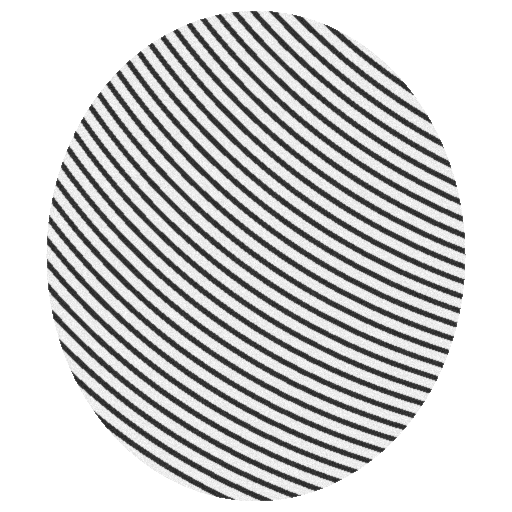
#> input picture images/sample_fingerprint.png, 512 x 512 px
$ python -i autoframe.py   (imports and definitions only)
#> lines starting #> are read from the running program, lines starting #| are printed output that depends on the picture; after the words box and inside, x2 and y2 are one past the last pixel; in counts of white or black regions, pixels touching at a corner belong together
"""Find the fingerprint in a photograph and choose a sensible resolution.

A photo taken on a phone has no reliable orientation, no guarantee that the
finger fills the frame, and no metadata about ridge scale. Both of those can be
measured:

* the print is a large, compact, roughly centred subject that differs from the
  border — whichever way round (a bright finger on a dark surface, or dark ink
  on light paper);
* the ridge spacing can be read from the dominant period of the texture, and
  the analysis resolution then follows from it.

Nothing here is specific to one camera, one skin tone or one background. It
measures the image it is given.
"""

import cv2
import numpy as np


MIN_SIZE = 256
MAX_SIZE = 768
TARGET_SPACING = 10.0  # pixels between ridges at the analysis resolution
MARGIN = 0.06          # breathing room around the detected subject


def _largest_component(mask):
    count, labels, stats, centroids = cv2.connectedComponentsWithStats(
        mask.astype(np.uint8), 8
    )
    if count <= 1:
        return None, None, None
    index = 1 + int(np.argmax(stats[1:, cv2.CC_STAT_AREA]))
    component = labels == index
    return component, stats[index], centroids[index]


def _border_touch(bbox, shape):
    x, y, width, height = bbox
    image_h, image_w = shape
    edges = 0
    edges += 1 if x <= 1 else 0
    edges += 1 if y <= 1 else 0
    edges += 1 if x + width >= image_w - 1 else 0
    edges += 1 if y + height >= image_h - 1 else 0
    return edges


def _subject_score(bbox, area, shape):
    """Prefer large, solid, centred subjects that do not hug the frame."""
    image_h, image_w = shape
    x, y, width, height = bbox
    area_fraction = area / float(image_h * image_w)
    if not 0.03 <= area_fraction <= 0.92:
        return -1.0
    solidity = area / float(max(width * height, 1))
    centre_x = (x + width / 2) / image_w - 0.5
    centre_y = (y + height / 2) / image_h - 0.5
    centre_distance = float(np.hypot(centre_x, centre_y))
    return (
        area_fraction
        * solidity
        * max(0.15, 1.0 - centre_distance)
        / (1.0 + _border_touch(bbox, shape))
    )


def detect_subject(image, working=256):
    """Return the subject's bounding box as fractions (left, top, right, bottom).

    Falls back to the whole frame when nothing convincing is found, which is the
    safe choice: the caller then behaves exactly as before.
    """
    image_h, image_w = image.shape
    scale = working / float(max(image_h, image_w))
    small = cv2.resize(
        image, (max(8, int(image_w * scale)), max(8, int(image_h * scale))),
        interpolation=cv2.INTER_AREA,
    )
    small = cv2.GaussianBlur(small.astype(np.uint8), (5, 5), 0)
    _, binary = cv2.threshold(small, 0, 255, cv2.THRESH_BINARY + cv2.THRESH_OTSU)

    kernel = cv2.getStructuringElement(cv2.MORPH_ELLIPSE, (7, 7))
    best = None
    for mask in (binary, 255 - binary):
        closed = cv2.morphologyEx(mask, cv2.MORPH_CLOSE, kernel)
        closed = cv2.morphologyEx(closed, cv2.MORPH_OPEN, kernel)
        _, stats, _ = _largest_component(closed)
        if stats is None:
            continue
        bbox = (
            int(stats[cv2.CC_STAT_LEFT]),
            int(stats[cv2.CC_STAT_TOP]),
            int(stats[cv2.CC_STAT_WIDTH]),
            int(stats[cv2.CC_STAT_HEIGHT]),
        )
        area = float(stats[cv2.CC_STAT_AREA])
        score = _subject_score(bbox, area, closed.shape)
        if score > 0 and (best is None or score > best[0]):
            best = (score, bbox)

    if best is None:
        return (0.0, 0.0, 1.0, 1.0)

    x, y, width, height = best[1]
    small_h, small_w = small.shape
    left = x / small_w
    right = (x + width) / small_w
    top = y / small_h
    bottom = (y + height) / small_h
    return (
        max(0.0, left - MARGIN),
        max(0.0, top - MARGIN),
        min(1.0, right + MARGIN),
        min(1.0, bottom + MARGIN),
    )


def estimate_ridge_spacing(patch, working=512, minimum=3.0, maximum=96.0):
    """Dominant ridge period of a patch, in that patch's own pixels.

    A high-pass first, because the slow shading of a finger carries far more
    energy than its ridges and would otherwise dominate the spectrum.
    """
    if patch is None or patch.size < 32 * 32:
        return None
    patch_h, patch_w = patch.shape
    # Measure at native scale: downscaling a 3000 px photo averages the ridges
    # away and the spectrum then reports the fabric or nothing at all.
    if working and max(patch_h, patch_w) > working:
        centre_y, centre_x = patch_h // 2, patch_w // 2
        half = working // 2
        patch = patch[
            max(0, centre_y - half):centre_y + half,
            max(0, centre_x - half):centre_x + half,
        ]
    small = patch.astype(np.float32)
    high_pass = small - cv2.GaussianBlur(small, (0, 0), 4.0)
    if float(high_pass.std()) < 1e-3:
        return None

    window = np.outer(np.hanning(small.shape[0]), np.hanning(small.shape[1]))
    spectrum = np.abs(np.fft.fftshift(np.fft.fft2(high_pass * window)))
    spectrum = np.log1p(spectrum)

    centre_y, centre_x = small.shape[0] // 2, small.shape[1] // 2
    yy, xx = np.mgrid[0 : small.shape[0], 0 : small.shape[1]]
    radius = np.hypot(yy - centre_y, xx - centre_x).astype(np.int32)

    lowest = max(2, int(np.floor(max(small.shape) / maximum)))
    highest = min(centre_y, centre_x) - 1
    if highest <= lowest:
        return None

    radial = np.bincount(radius.ravel(), weights=spectrum.ravel(),
                         minlength=highest + 2)
    counts = np.bincount(radius.ravel(), minlength=highest + 2)
    radial = radial[: highest + 1] / np.maximum(counts[: highest + 1], 1)

    band = radial[lowest:highest]
    if band.size == 0:
        return None
    peak = int(np.argmax(band)) + lowest
    # A real ridge texture has one clear dominant period; flat or noisy patches
    # do not, and guessing from them would pick the wrong resolution.
    if band.max() < float(np.median(band)) * 1.5:
        return None

    return max(small.shape) / float(peak)


def plan(image, target_spacing=TARGET_SPACING):
    """Return ``(crop_fractions, analysis_size)`` for one photograph."""
    crop = detect_subject(image)
    image_h, image_w = image.shape
    left = int(crop[0] * image_w)
    right = int(crop[2] * image_w)
    top = int(crop[1] * image_h)
    bottom = int(crop[3] * image_h)
    if right - left < 32 or bottom - top < 32:
        return (0.0, 0.0, 1.0, 1.0), 512

    patch = image[top:bottom, left:right]
    spacing = estimate_ridge_spacing(patch)
    crop_width = max(1, right - left)

    if spacing and spacing > 0.5:
        size = target_spacing * crop_width / spacing
    else:
        size = 512.0
    # Never invent more pixels than the crop actually has: upscaling a 96 px
    # scanner image to 768 buys nothing but time.
    size = min(size, max(float(MIN_SIZE), 2.0 * crop_width))
    size = int(np.clip(round(size / 8.0) * 8, MIN_SIZE, MAX_SIZE))
    return crop, size

>>> import cv2
>>> picture = cv2.imread('../images/sample_fingerprint.png', cv2.IMREAD_GRAYSCALE)
#> picture is the input picture: shape (512, 512); min 22, max 255, mean 202
>>> result = plan(picture)
#> in detect_subject, `small = cv2.GaussianBlur(small.astype(np.uint8), (5, 5), 0)`:
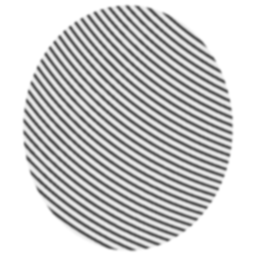
#> small: shape (256, 256); min 81, max 255, mean 202
#> in detect_subject, `_, binary = cv2.threshold(small, 0, 255, cv2.THRESH_BINARY + cv2.THRES..`:
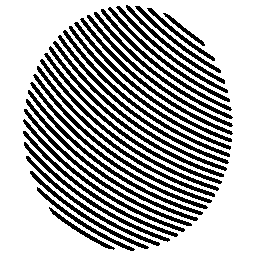
#> binary: shape (256, 256); 67.6% white; 31 black regions, largest, box (x1, y1, x2, y2) and area: (40, 59, 219, 191) 876, (33, 74, 212, 203) 871, (49, 46, 224, 177) 866
#> the loop in detect_subject, `for mask in (binary, 255 - binary):` made 2 passes
#> (count in _largest_component, centroids in _largest_component, index in _largest_component, area) on pass 2: (2, [[127.3, 127.9], [127.6, 127.3]], 1, 39406)
#> (count in _largest_component, centroids in _largest_component, index in _largest_component, area) on pass 1: (2, [[nan, nan], [127.5, 127.5]], 1, 65536)
#> pass 2, in detect_subject, `closed = cv2.morphologyEx(mask, cv2.MORPH_CLOSE, kernel)`:
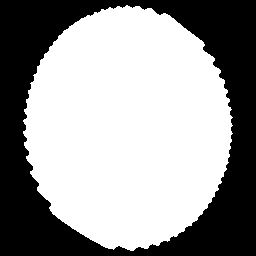
#> closed: shape (256, 256); 60.2% white; 1 black region, box (x1, y1, x2, y2) and area: (0, 0, 256, 256) 26053
#> after the loop in detect_subject, `for mask in (binary, 255 - binary):`: closed: shape (256, 256); 60.1% white; 1 black region, box (x1, y1, x2, y2) and area: (0, 0, 256, 256) 26130
#> in detect_subject, `x, y, width, height = best[1]`: x = 24; y = 5; width = 208; height = 246
#> in detect_subject, `left = x / small_w`: left = 0.0938
#> in detect_subject, `right = (x + width) / small_w`: right = 0.906
#> in detect_subject, `top = y / small_h`: top = 0.0195
#> in detect_subject, `bottom = (y + height) / small_h`: bottom = 0.98
#> in plan, `crop = detect_subject(image)`: crop = (0.0338, 0, 0.966, 1)
#> in plan, `left = int(crop[0] * image_w)`: left = 17
#> in plan, `right = int(crop[2] * image_w)`: right = 494
#> in plan, `top = int(crop[1] * image_h)`: top = 0
#> in plan, `bottom = int(crop[3] * image_h)`: bottom = 512
#> in plan, `patch = image[top:bottom, left:right]`:
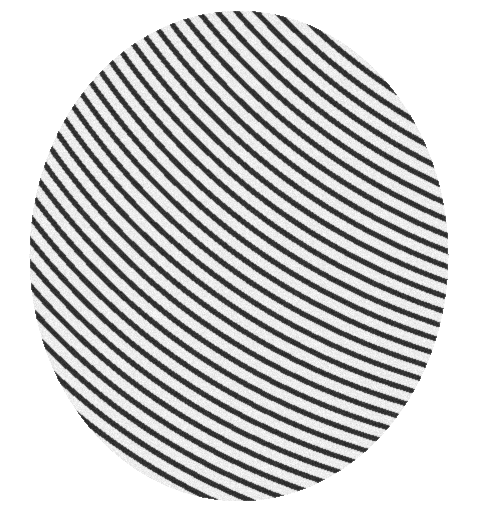
#> patch: shape (512, 477); min 22, max 255, mean 198.1
#> in estimate_ridge_spacing, `high_pass = small - cv2.GaussianBlur(small, (0, 0), 4.0)`:
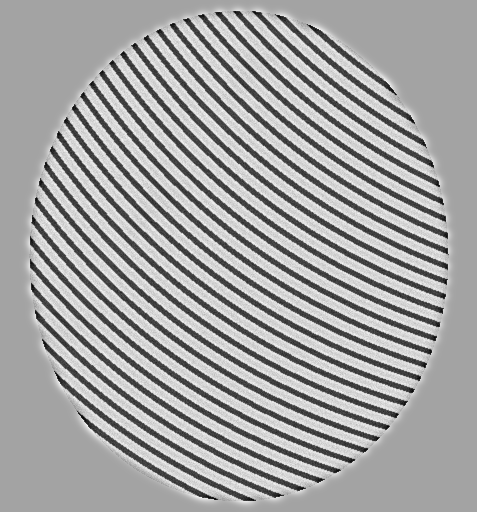
#> high_pass: shape (512, 477) float32; min -157.8, max 88.31, mean 0; drawn with min black and max white
#> in estimate_ridge_spacing, `spectrum = np.abs(np.fft.fftshift(np.fft.fft2(high_pass * window)))`:
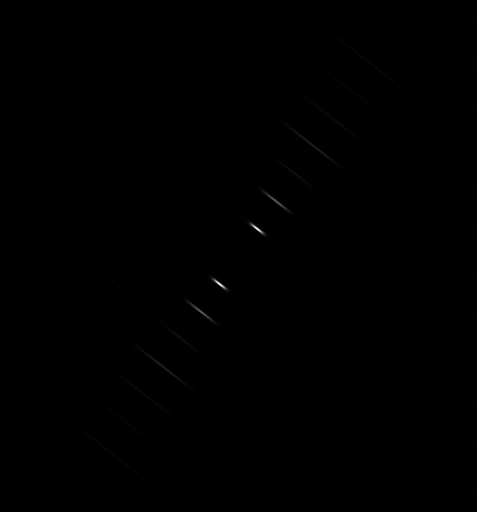
#> spectrum: shape (512, 477) float64; min 2.55, max 978468.5, mean 2342.9; drawn with min black and max white
#> in estimate_ridge_spacing, `spectrum = np.log1p(spectrum)`:
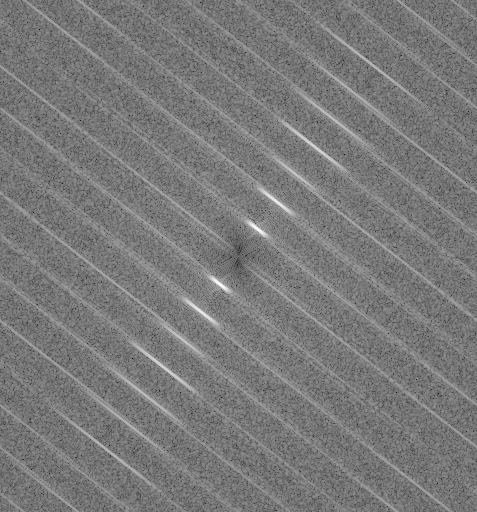
#> spectrum: shape (512, 477) float64; min 1.27, max 13.79, mean 7.25; drawn with min black and max white
#> in estimate_ridge_spacing, `radial = np.bincount(radius.ravel(), weights=spectrum.ravel(), minleng..`: radial = 350 values, max 11159.1 at index 234, min 7.59 at index 0, mean 5055.7
#> in estimate_ridge_spacing, `radial = radial[: highest + 1] / np.maximum(counts[: highest + 1], 1)`: radial = 238 values, max 8.66 at index 33, min 5.48 at index 4, mean 7.3
#> in estimate_ridge_spacing, `band = radial[lowest:highest]`: band = 232 values, max 8.66 at index 28, min 5.9 at index 2, mean 7.32
#> in estimate_ridge_spacing, `peak = int(np.argmax(band)) + lowest`: peak = 33
#> in plan, `crop_width = max(1, right - left)`: crop_width = 477
#> in plan, `size = min(size, max(float(MIN_SIZE), 2.0 * crop_width))`: size = 512
#> result = ((0.0338, 0, 0.966, 1), 512)
